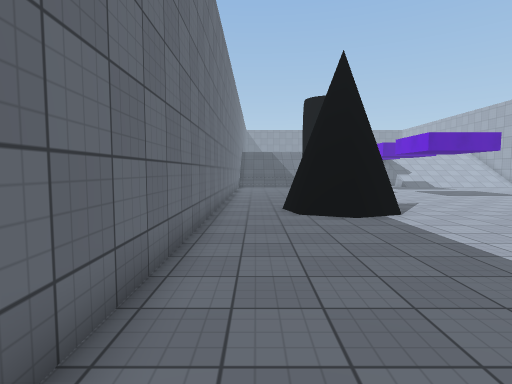
view 1 (above)

23 first-person views from a walk through a scene from a Unity 3-D project. The camera is 1.5 m above the floor, tilts 4° down and sees 80° across. The floor is counted in squares, 1 m on a side. Each view is taken from the middle of a square. On the plan, view 1 faces up. The plan holds only what a view shows up to about 15 squares ahead; the rest is blank. The place goes on beyond the plan. The player character is not drawn. Surface patterns are stand-ins for the level's own textures.

view 2
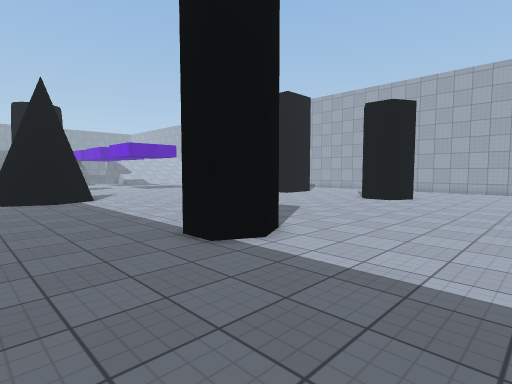

view 3
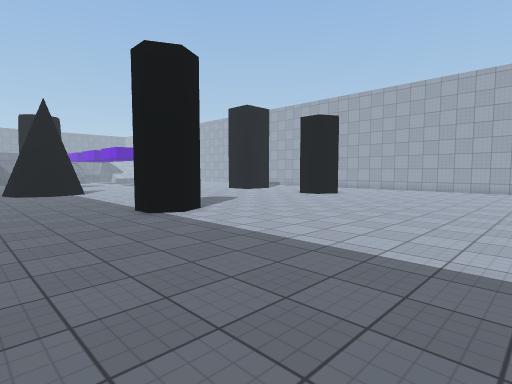

view 4
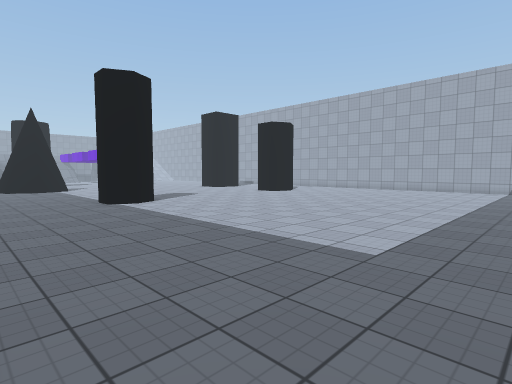

view 5
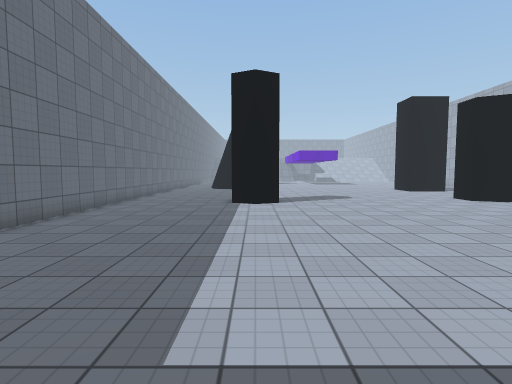

view 6
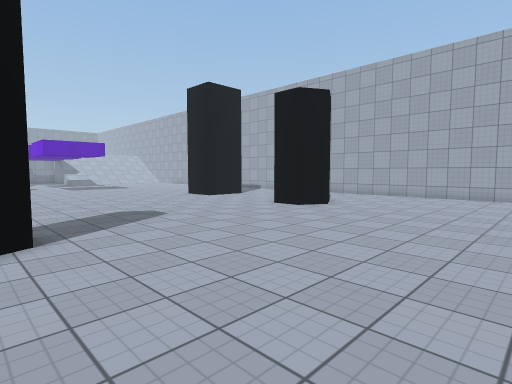

view 7
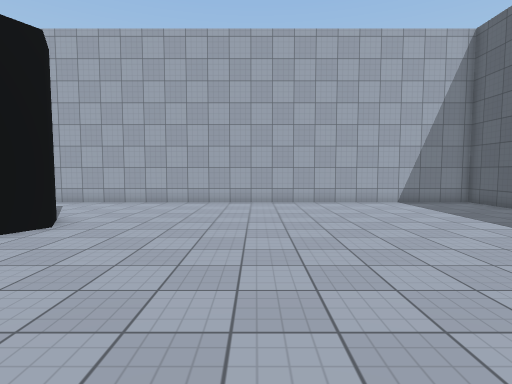

view 8
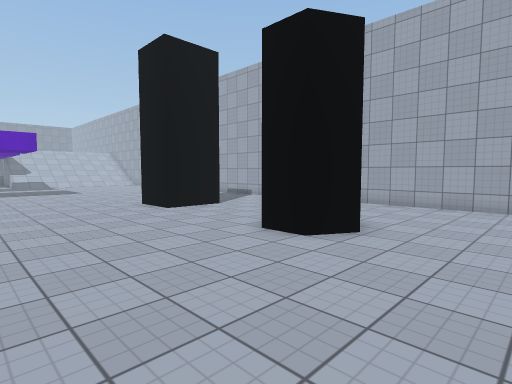

view 9
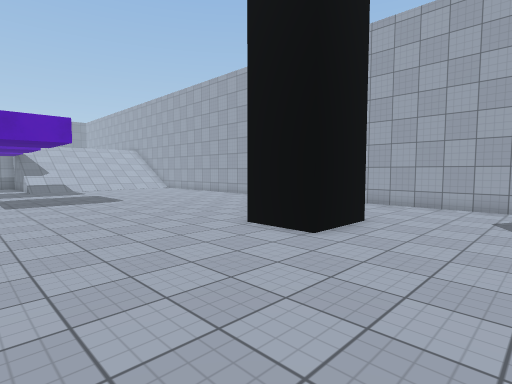

view 10
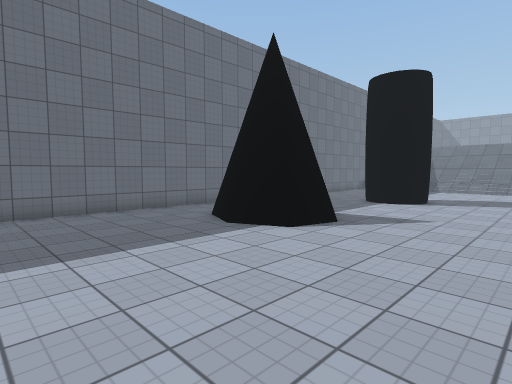

view 11
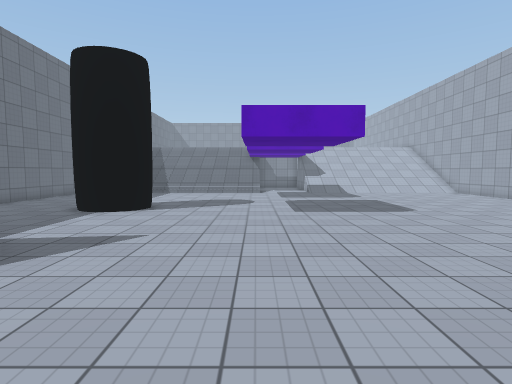

view 12
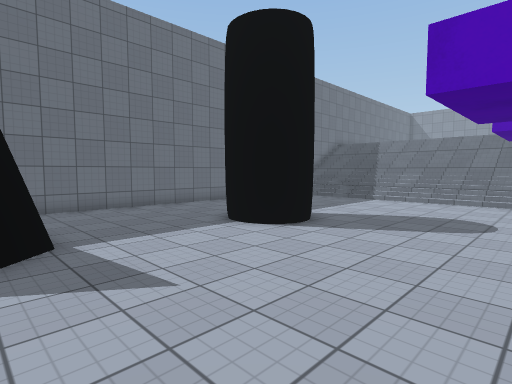

view 13
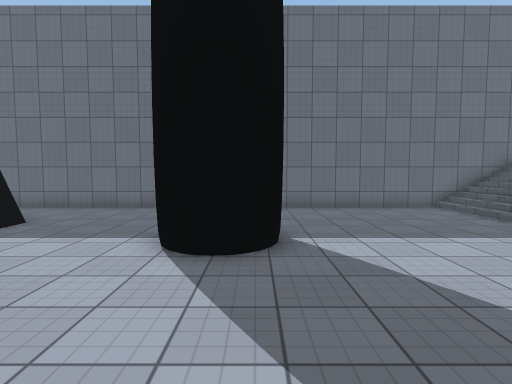

view 14
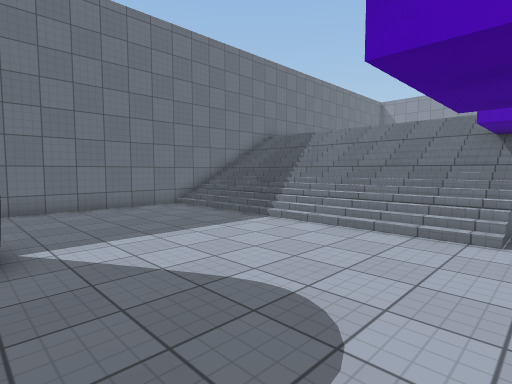

view 15
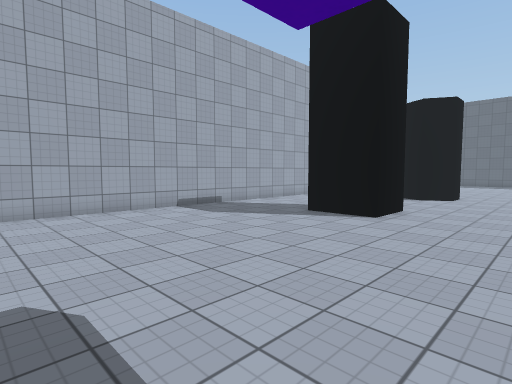

view 16
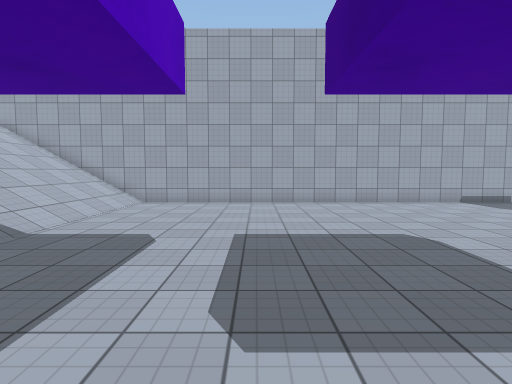

view 17
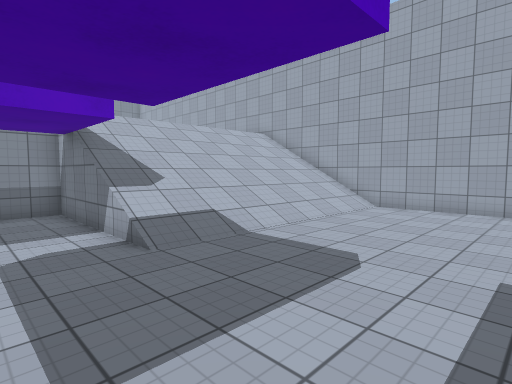

view 18
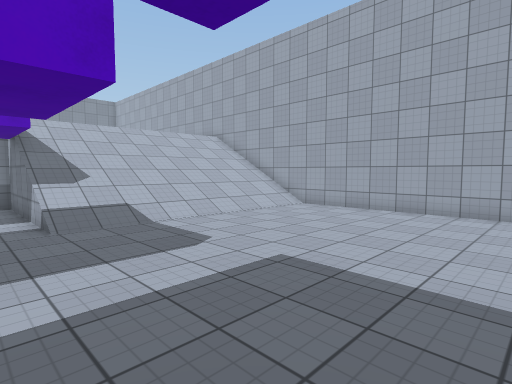

view 19
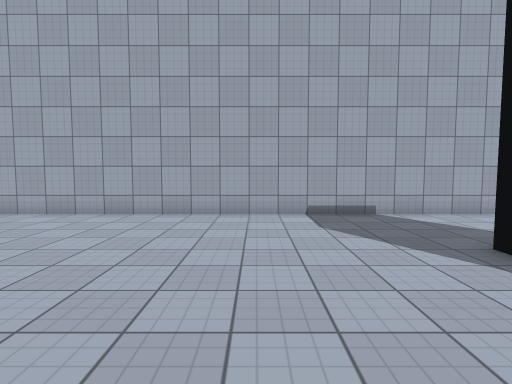

view 20
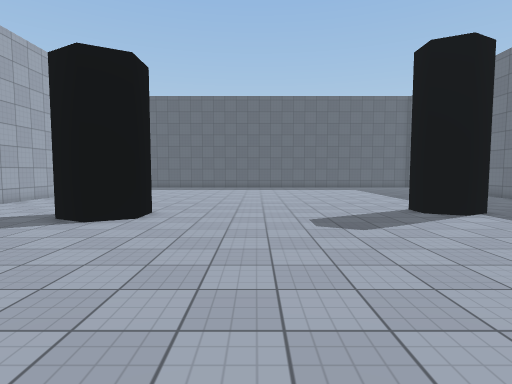

view 21
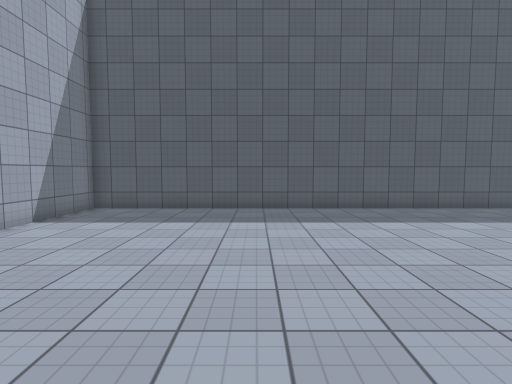

view 22
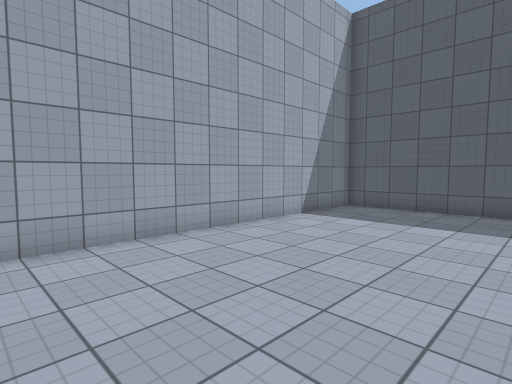

view 23
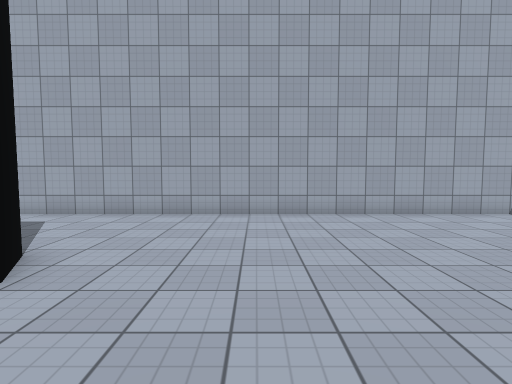

### Floor plan
Key: @ floor where view 1 was taken; # wall or solid block; . floor; / step, stairs or slope; = window, fence, low wall or low ledge.
Columns run from 2 left of view 1 to 24 right of it. Each row starts with its distance up from view 1.
 33      ///////  ..//////////#
 32     ////////  ..=/////////#
 31    /////////  ..=/////////#
 30 #///////////  ..//////////#
 29 #///////////= ..//////////#
 28 #////////////...//////////#
 27 #.........................#
 26 #.........................#
 25 #.........................#
 24 #.........................#
 23 #.........................#
 22 #.........................#
 21 #.........................#
 20 #.... ##..................#
 19 #....###..................#
 18 #.....##..................#
 17 #.........................#
 16 #.........................#
 15 #.........................#
 14 #.........................#
 13 #...###...................#
 12 #...####..................#
 11 #...####..................#
 10 #...###...................#
  9 #.................####....#
  8 #.................####....#
  7 #.................###.....#
  6 #.........................#
  5 #.........................#
  4 #.........................#
  3 #.....................  ..#
  2 #.................###.....#
  1 # ................###.....#
  0 #.@...###.........###.....#
 -1 #.....###.................#
 -2 #.........................#
 -3 #.........................#
 -4 #.........................#
 -5 #.........................#
 -6 #.........................#
 -7 #.........................#
 -8  .........................#
 -9  .........................#
-10  .........................#
-11  .........................#
-12  .........................#
-13  .........................#
-14   ........................#
-15  . .....  ................#
-16          ##################

Positions as (right, up) in squares from view 1, and headings:
1: (0, 0), facing up
2: (0, -6), facing up-right
3: (-1, -11), facing up-right
4: (-1, -15), facing up-right
5: (5, -15), facing up
6: (5, -8), facing up-right
7: (9, -6), facing right
8: (10, -4), facing up-right
9: (10, 3), facing up-right
10: (10, 4), facing up-left
11: (10, 7), facing up
12: (11, 12), facing up-left
13: (11, 20), facing left
14: (11, 20), facing up-left
15: (12, 19), facing down-right
16: (9, 22), facing right
17: (11, 22), facing up-right
18: (12, 19), facing up-right
19: (13, 14), facing right
20: (12, 11), facing down
21: (17, -4), facing down
22: (17, -4), facing down-right
23: (13, -4), facing right
